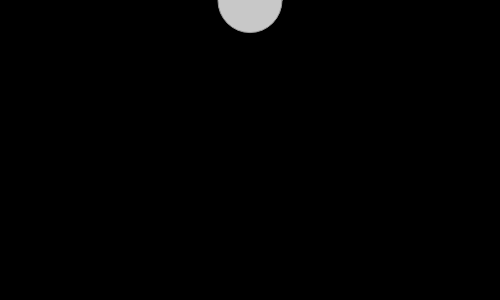
Frame 1 (no input)
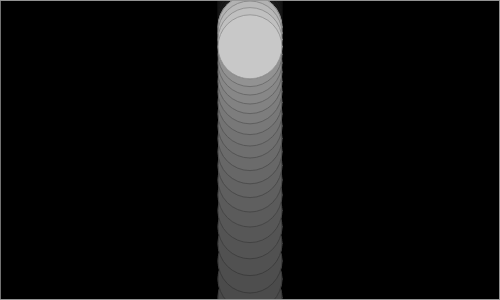
Frame 60 (no input)
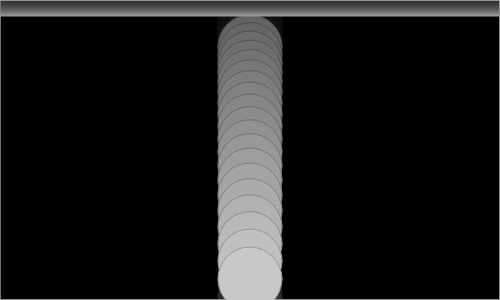
Frame 120 (the mouse pressed at the canvas centre since frame 60)

The p5.js sketch that drew these frames (run headless with seeded random() and noise() and a simulated clock; from frame 60 on, the mouse is pressed at the canvas centre):

// p5.js sketch
// ── sketch.js
function setup() {
  createCanvas(500, window.screen.height*0.5);
  background(0);
  noStroke();
}
var move = 0,type=0,i=0,j=0,k=1,l=0.1,nnnn=0;
function draw() {
  fill(0, 10);
  rect(0,0,width,height);
  if(j<height&type==0){
	  j+=1.2*k
  }
  else{
	  j-=1.2*k;
  }
  // console.log(j)
  if(i<height&&type == 0)
    i+=j/2;
  else if(i>0+nnnn&&type == 1)
    i-=j/2;
  else if(i>=height&&type == 0)
    type = 1
  else 
    type =0;
  var n = i;
  nnnn+=0.5
  if(height)
  stroke(153);
  line(width,nnnn-44,0,nnnn-44)
  fill(200);
  ellipse(width/2,n, 64, 64);
}
